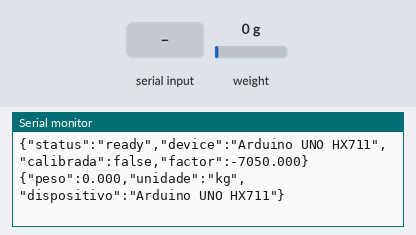
Recording of a sketch running on a simulated Arduino Uno, built with avr-gcc and run on an emulated ATmega328P. Parts: the last lines printed to the serial monitor. Inputs (shaded band) come from the test bench; at power-on: weight on the scale 0 g. EEPROM starts erased.

Above: at 4.0 s.
4.1 s: "t90\n" received over Serial
At 7.1 s:
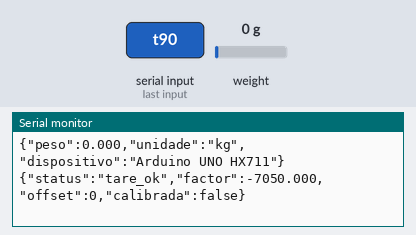
7.7 s: "k90\n" received over Serial
At 11.2 s:
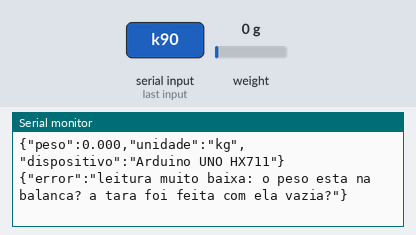
11.3 s: "k,45\n" received over Serial
At 12.5 s:
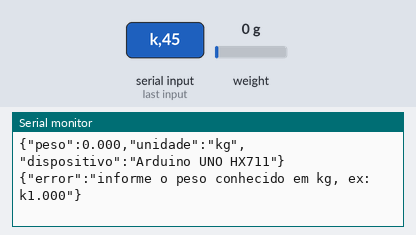
13.3 s: "c90\n" received over Serial
At 14.1 s:
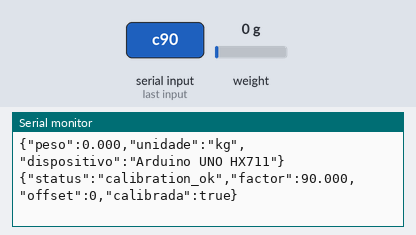
14.9 s: "t,45\n" received over Serial
At 17.6 s:
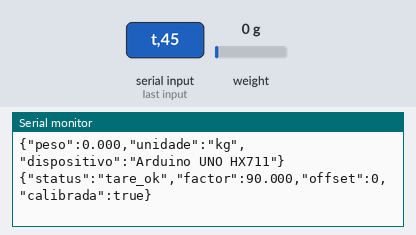
18.5 s: "s90\n" received over Serial
At 19.3 s:
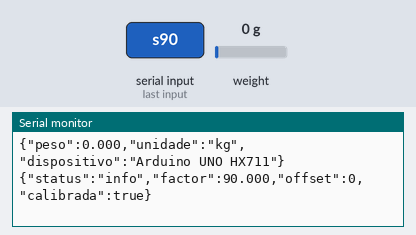

Measured:
- after the input at 4.1 s, the serial monitor: prints a new line after 2.3 s (image 1)
- after the input at 7.7 s, the serial monitor: prints a new line after 3.3 s (image 2)
- after the input at 11.3 s, the serial monitor: prints a new line after 0.53 s (image 3)
- after the input at 13.3 s, the serial monitor: prints a new line after 0.17 s (image 4)
- after the input at 14.9 s, the serial monitor: prints a new line after 2.2 s (image 5)
- after the input at 18.5 s, the serial monitor: prints a new line after 0.18 s (image 6)

The sketch:

arduino_hx711_weight.ino
```cpp
/*
  EcoEngineers - Arduino UNO + HX711 + celula de carga

  Ligacao recomendada:
  HX711 VCC  -> Arduino 5V
  HX711 GND  -> Arduino GND
  HX711 DT   -> Arduino D3
  HX711 SCK  -> Arduino D2

  Instale a biblioteca "HX711" (Bogdan Necula) no Arduino IDE:
  Sketch > Include Library > Manage Libraries > procure por HX711.

  Calibracao (o jeito facil e rodar scripts/calibrar-balanca.ps1, que faz
  estes passos por voce):
  1. Balanca vazia  -> envie:  t           (zera / tara)
  2. Coloque um peso conhecido, ex: 1 kg -> envie:  k1.000
     O Arduino calcula o fator sozinho e GRAVA na memoria (EEPROM):
     depois de desligar e ligar, a calibracao continua valendo.
  3. Confira: o Serial deve mostrar ~1.000 kg.

  Comandos pela serial (57600 baud, uma linha por comando):
    t          tara (balanca vazia)
    k<kg>      calibra com um peso conhecido em kg (ex: k0.500, k1, k2.25)
    c<fator>   define o fator manualmente (ex: c-7050)
    s          mostra fator, tara e se ha calibracao salva
    r          apaga a calibracao salva (volta ao fator padrao)

  O script scripts/bridge-hx711-online.ps1 le as linhas JSON geradas aqui.
*/

#include "HX711.h"
#include <EEPROM.h>

const byte HX711_DOUT_PIN = 3;
const byte HX711_SCK_PIN = 2;

// Fator padrao, usado so enquanto nao houver calibracao salva na EEPROM.
const float DEFAULT_CALIBRATION_FACTOR = -7050.0;

// Layout da EEPROM: marcador + fator + offset da tara
const int EEPROM_ADDR_MAGIC = 0;
const int EEPROM_ADDR_FACTOR = 4;
const int EEPROM_ADDR_OFFSET = 8;
const unsigned long EEPROM_MAGIC = 0xEC0BA1A5UL;

float calibrationFactor = DEFAULT_CALIBRATION_FACTOR;
bool calibrationSaved = false;

HX711 scale;

unsigned long lastReadMs = 0;
const unsigned long READ_INTERVAL_MS = 350;

void setup() {
  Serial.begin(57600);
  scale.begin(HX711_DOUT_PIN, HX711_SCK_PIN);

  loadCalibration();
  scale.set_scale(calibrationFactor);

  delay(800);
  // Sem calibracao salva, zera ao ligar (balanca deve estar vazia).
  // Com calibracao salva, usa a tara gravada junto dela.
  if (!calibrationSaved && scale.is_ready()) {
    scale.tare(20);
  }

  Serial.print("{\"status\":\"ready\",\"device\":\"Arduino UNO HX711\",\"calibrada\":");
  Serial.print(calibrationSaved ? "true" : "false");
  Serial.print(",\"factor\":");
  Serial.print(calibrationFactor, 3);
  Serial.println("}");
}

void loop() {
  handleSerialCommands();

  if (millis() - lastReadMs < READ_INTERVAL_MS) return;
  lastReadMs = millis();

  if (!scale.is_ready()) {
    Serial.println("{\"error\":\"hx711_not_ready\"}");
    return;
  }

  float kg = scale.get_units(8);
  if (kg < 0.02 && kg > -0.02) kg = 0.0;

  Serial.print("{\"peso\":");
  Serial.print(kg, 3);
  Serial.println(",\"unidade\":\"kg\",\"dispositivo\":\"Arduino UNO HX711\"}");
}

void loadCalibration() {
  unsigned long magic;
  EEPROM.get(EEPROM_ADDR_MAGIC, magic);
  if (magic != EEPROM_MAGIC) return;

  float factor;
  long offset;
  EEPROM.get(EEPROM_ADDR_FACTOR, factor);
  EEPROM.get(EEPROM_ADDR_OFFSET, offset);
  if (isnan(factor) || factor == 0.0) return;

  calibrationFactor = factor;
  scale.set_offset(offset);
  calibrationSaved = true;
}

void saveCalibration() {
  EEPROM.put(EEPROM_ADDR_MAGIC, EEPROM_MAGIC);
  EEPROM.put(EEPROM_ADDR_FACTOR, calibrationFactor);
  EEPROM.put(EEPROM_ADDR_OFFSET, (long)scale.get_offset());
  calibrationSaved = true;
}

void printStatus(const char* status) {
  Serial.print("{\"status\":\"");
  Serial.print(status);
  Serial.print("\",\"factor\":");
  Serial.print(calibrationFactor, 3);
  Serial.print(",\"offset\":");
  Serial.print(scale.get_offset());
  Serial.print(",\"calibrada\":");
  Serial.print(calibrationSaved ? "true" : "false");
  Serial.println("}");
}

void handleSerialCommands() {
  if (!Serial.available()) return;

  String command = Serial.readStringUntil('\n');
  command.trim();
  if (command.length() == 0) return;

  char cmd = command.charAt(0);

  // Tara: balanca vazia. Se ja houver calibracao salva, grava a nova tara.
  if (cmd == 't') {
    scale.tare(20);
    if (calibrationSaved) saveCalibration();
    printStatus("tare_ok");
    return;
  }

  // Calibracao automatica com peso conhecido: k<kg>
  if (cmd == 'k') {
    float massaKg = command.substring(1).toFloat();
    if (massaKg <= 0.0) {
      Serial.println("{\"error\":\"informe o peso conhecido em kg, ex: k1.000\"}");
      return;
    }
    if (!scale.is_ready()) {
      Serial.println("{\"error\":\"hx711_not_ready\"}");
      return;
    }
    // get_value = leitura bruta - tara. O fator converte isso em kg.
    float bruto = scale.get_value(30);
    if (bruto > -100.0 && bruto < 100.0) {
      Serial.println("{\"error\":\"leitura muito baixa: o peso esta na balanca? a tara foi feita com ela vazia?\"}");
      return;
    }
    calibrationFactor = bruto / massaKg;
    scale.set_scale(calibrationFactor);
    saveCalibration();
    printStatus("calibration_ok");
    return;
  }

  // Fator manual: c<fator>
  if (cmd == 'c') {
    float factor = command.substring(1).toFloat();
    if (factor != 0.0) {
      calibrationFactor = factor;
      scale.set_scale(calibrationFactor);
      saveCalibration();
      printStatus("calibration_ok");
    }
    return;
  }

  if (cmd == 's') {
    printStatus("info");
    return;
  }

  // Apaga a calibracao salva
  if (cmd == 'r') {
    EEPROM.put(EEPROM_ADDR_MAGIC, 0UL);
    calibrationSaved = false;
    calibrationFactor = DEFAULT_CALIBRATION_FACTOR;
    scale.set_scale(calibrationFactor);
    scale.tare(20);
    printStatus("reset_ok");
  }
}
```
